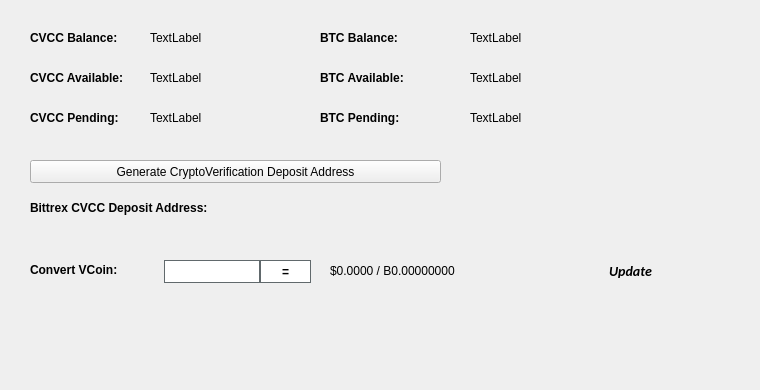
   <widget class="QWidget" name="BalanceTab">
    <attribute name="title">
     <string>Balance</string>
    </attribute>
    <widget class="QLabel" name="BitcoinBalanceLabel">
     <property name="geometry">
      <rect>
       <x>470</x>
       <y>30</y>
       <width>150</width>
       <height>16</height>
      </rect>
     </property>
     <property name="text">
      <string>TextLabel</string>
     </property>
    </widget>
    <widget class="QLabel" name="CVCCBalanceLabel">
     <property name="geometry">
      <rect>
       <x>150</x>
       <y>30</y>
       <width>150</width>
       <height>16</height>
      </rect>
     </property>
     <property name="text">
      <string>TextLabel</string>
     </property>
    </widget>
    <widget class="QLabel" name="label_11">
     <property name="geometry">
      <rect>
       <x>30</x>
       <y>30</y>
       <width>101</width>
       <height>16</height>
      </rect>
     </property>
     <property name="font">
      <font>
       <weight>75</weight>
       <bold>true</bold>
      </font>
     </property>
     <property name="text">
      <string>CVCC Balance:</string>
     </property>
    </widget>
    <widget class="QLabel" name="label_12">
     <property name="geometry">
      <rect>
       <x>320</x>
       <y>30</y>
       <width>101</width>
       <height>16</height>
      </rect>
     </property>
     <property name="font">
      <font>
       <weight>75</weight>
       <bold>true</bold>
      </font>
     </property>
     <property name="text">
      <string>BTC Balance:</string>
     </property>
    </widget>
    <widget class="QLabel" name="CVCCAvailableLabel_2">
     <property name="geometry">
      <rect>
       <x>150</x>
       <y>70</y>
       <width>150</width>
       <height>16</height>
      </rect>
     </property>
     <property name="text">
      <string>TextLabel</string>
     </property>
    </widget>
    <widget class="QLabel" name="label_13">
     <property name="geometry">
      <rect>
       <x>30</x>
       <y>70</y>
       <width>111</width>
       <height>16</height>
      </rect>
     </property>
     <property name="font">
      <font>
       <weight>75</weight>
       <bold>true</bold>
      </font>
     </property>
     <property name="text">
      <string>CVCC Available:</string>
     </property>
    </widget>
    <widget class="QLabel" name="label_14">
     <property name="geometry">
      <rect>
       <x>30</x>
       <y>110</y>
       <width>101</width>
       <height>16</height>
      </rect>
     </property>
     <property name="font">
      <font>
       <weight>75</weight>
       <bold>true</bold>
      </font>
     </property>
     <property name="text">
      <string>CVCC Pending:</string>
     </property>
    </widget>
    <widget class="QLabel" name="CVCCPendingLabel">
     <property name="geometry">
      <rect>
       <x>150</x>
       <y>110</y>
       <width>150</width>
       <height>16</height>
      </rect>
     </property>
     <property name="text">
      <string>TextLabel</string>
     </property>
    </widget>
    <widget class="QLabel" name="label_15">
     <property name="geometry">
      <rect>
       <x>320</x>
       <y>70</y>
       <width>111</width>
       <height>16</height>
      </rect>
     </property>
     <property name="font">
      <font>
       <weight>75</weight>
       <bold>true</bold>
      </font>
     </property>
     <property name="text">
      <string>BTC Available:</string>
     </property>
    </widget>
    <widget class="QLabel" name="BitcoinAvailableLabel">
     <property name="geometry">
      <rect>
       <x>470</x>
       <y>70</y>
       <width>150</width>
       <height>16</height>
      </rect>
     </property>
     <property name="text">
      <string>TextLabel</string>
     </property>
    </widget>
    <widget class="QLabel" name="label_31">
     <property name="geometry">
      <rect>
       <x>320</x>
       <y>110</y>
       <width>111</width>
       <height>16</height>
      </rect>
     </property>
     <property name="font">
      <font>
       <weight>75</weight>
       <bold>true</bold>
      </font>
     </property>
     <property name="text">
      <string>BTC Pending:</string>
     </property>
    </widget>
    <widget class="QLabel" name="BitcoinPendingLabel">
     <property name="geometry">
      <rect>
       <x>470</x>
       <y>110</y>
       <width>150</width>
       <height>16</height>
      </rect>
     </property>
     <property name="text">
      <string>TextLabel</string>
     </property>
    </widget>
    <widget class="QLabel" name="label_33">
     <property name="geometry">
      <rect>
       <x>30</x>
       <y>200</y>
       <width>221</width>
       <height>16</height>
      </rect>
     </property>
     <property name="font">
      <font>
       <weight>75</weight>
       <bold>true</bold>
      </font>
     </property>
     <property name="text">
      <string>Bittrex CVCC Deposit Address:</string>
     </property>
    </widget>
    <widget class="QPushButton" name="GenDepositBTN">
     <property name="geometry">
      <rect>
       <x>30</x>
       <y>160</y>
       <width>411</width>
       <height>23</height>
      </rect>
     </property>
     <property name="text">
      <string>Generate CryptoVerification Deposit Address</string>
     </property>
     <property name="icon">
      <iconset resource="../cryptoverification.qrc">
       <normaloff>:/icons/bitcoin</normaloff>:/icons/bitcoin</iconset>
     </property>
    </widget>
    <widget class="QLabel" name="DepositAddressLabel">
     <property name="geometry">
      <rect>
       <x>200</x>
       <y>200</y>
       <width>261</width>
       <height>16</height>
      </rect>
     </property>
     <property name="palette">
      <palette>
       <active>
        <colorrole role="WindowText">
         <brush brushstyle="SolidPattern">
          <color alpha="255">
           <red>0</red>
           <green>0</green>
           <blue>0</blue>
          </color>
         </brush>
        </colorrole>
        <colorrole role="Text">
         <brush brushstyle="SolidPattern">
          <color alpha="255">
           <red>0</red>
           <green>0</green>
           <blue>255</blue>
          </color>
         </brush>
        </colorrole>
       </active>
       <inactive>
        <colorrole role="WindowText">
         <brush brushstyle="SolidPattern">
          <color alpha="255">
           <red>0</red>
           <green>0</green>
           <blue>0</blue>
          </color>
         </brush>
        </colorrole>
        <colorrole role="Text">
         <brush brushstyle="SolidPattern">
          <color alpha="255">
           <red>0</red>
           <green>0</green>
           <blue>255</blue>
          </color>
         </brush>
        </colorrole>
       </inactive>
       <disabled>
        <colorrole role="WindowText">
         <brush brushstyle="SolidPattern">
          <color alpha="255">
           <red>120</red>
           <green>120</green>
           <blue>120</blue>
          </color>
         </brush>
        </colorrole>
        <colorrole role="Text">
         <brush brushstyle="SolidPattern">
          <color alpha="255">
           <red>120</red>
           <green>120</green>
           <blue>120</blue>
          </color>
         </brush>
        </colorrole>
       </disabled>
      </palette>
     </property>
     <property name="font">
      <font>
       <weight>75</weight>
       <bold>true</bold>
      </font>
     </property>
     <property name="text">
      <string/>
     </property>
     <property name="alignment">
      <set>Qt::AlignRight|Qt::AlignTrailing|Qt::AlignVCenter</set>
     </property>
     <property name="textInteractionFlags">
      <set>Qt::LinksAccessibleByMouse|Qt::TextSelectableByKeyboard|Qt::TextSelectableByMouse</set>
     </property>
    </widget>
    <widget class="QLabel" name="label_8">
     <property name="geometry">
      <rect>
       <x>460</x>
       <y>300</y>
       <width>281</width>
       <height>81</height>
      </rect>
     </property>
     <property name="text">
      <string/>
     </property>
     <property name="pixmap">
      <pixmap>:/images/bittrex</pixmap>
     </property>
    </widget>
    <widget class="QWidget" name="widgetConversion" native="true">
     <property name="geometry">
      <rect>
       <x>0</x>
       <y>250</y>
       <width>751</width>
       <height>43</height>
      </rect>
     </property>
     <property name="minimumSize">
      <size>
       <width>0</width>
       <height>43</height>
      </size>
     </property>
     <property name="styleSheet">
      <string notr="true"/>
     </property>
     <widget class="QPushButton" name="btnUpdateMarketData">
      <property name="geometry">
       <rect>
        <x>575</x>
        <y>0</y>
        <width>111</width>
        <height>41</height>
       </rect>
      </property>
      <property name="sizePolicy">
       <sizepolicy hsizetype="Expanding" vsizetype="Expanding">
        <horstretch>0</horstretch>
        <verstretch>0</verstretch>
       </sizepolicy>
      </property>
      <property name="font">
       <font>
        <family>calibri</family>
        <pointsize>-1</pointsize>
        <weight>75</weight>
        <italic>true</italic>
        <bold>true</bold>
       </font>
      </property>
      <property name="styleSheet">
       <string notr="true">margin:0px;text-align:center;padding:2px;border-radius:3px;font-style:italic;width:100px;font-size:14px;font-family:calibri;font-weight:600;</string>
      </property>
      <property name="text">
       <string>Update</string>
      </property>
      <property name="iconSize">
       <size>
        <width>150</width>
        <height>35</height>
       </size>
      </property>
      <property name="autoDefault">
       <bool>true</bool>
      </property>
      <property name="default">
       <bool>true</bool>
      </property>
     </widget>
     <widget class="QLabel" name="lblConvertVCoin">
      <property name="geometry">
       <rect>
        <x>30</x>
        <y>10</y>
        <width>131</width>
        <height>20</height>
       </rect>
      </property>
      <property name="styleSheet">
       <string notr="true"/>
      </property>
      <property name="text">
       <string>&lt;html&gt;&lt;head/&gt;&lt;body&gt;&lt;p&gt;&lt;span style=&quot; font-weight:600;&quot;&gt;Convert VCoin:&lt;/span&gt;&lt;/p&gt;&lt;/body&gt;&lt;/html&gt;</string>
      </property>
     </widget>
     <widget class="QLineEdit" name="txtConvertVCoinQty">
      <property name="geometry">
       <rect>
        <x>160</x>
        <y>10</y>
        <width>100</width>
        <height>23</height>
       </rect>
      </property>
      <property name="minimumSize">
       <size>
        <width>100</width>
        <height>23</height>
       </size>
      </property>
      <property name="maximumSize">
       <size>
        <width>100</width>
        <height>16777215</height>
       </size>
      </property>
      <property name="styleSheet">
       <string notr="true">border: 1px solid #61696c;margin-left:4px;</string>
      </property>
     </widget>
     <widget class="QPushButton" name="btnConvertCryptoVerification">
      <property name="geometry">
       <rect>
        <x>260</x>
        <y>10</y>
        <width>51</width>
        <height>23</height>
       </rect>
      </property>
      <property name="minimumSize">
       <size>
        <width>0</width>
        <height>23</height>
       </size>
      </property>
      <property name="styleSheet">
       <string notr="true">border:1px solid #61696c;background:white;font-weight:600;</string>
      </property>
      <property name="text">
       <string>=</string>
      </property>
     </widget>
     <widget class="QLabel" name="lblConvertVCoinResults">
      <property name="geometry">
       <rect>
        <x>330</x>
        <y>0</y>
        <width>201</width>
        <height>41</height>
       </rect>
      </property>
      <property name="styleSheet">
       <string notr="true"/>
      </property>
      <property name="text">
       <string>$0.0000 / B0.00000000</string>
      </property>
     </widget>
     <widget class="QLabel" name="iconOverviewUpdateWait">
      <property name="geometry">
       <rect>
        <x>670</x>
        <y>10</y>
        <width>24</width>
        <height>24</height>
       </rect>
      </property>
      <property name="text">
       <string/>
      </property>
      <property name="pixmap">
       <pixmap resource="../cryptoverification.qrc">:/icons/transaction_1</pixmap>
      </property>
      <property name="scaledContents">
       <bool>true</bool>
      </property>
      <property name="alignment">
       <set>Qt::AlignCenter</set>
      </property>
     </widget>
    </widget>
   </widget>
